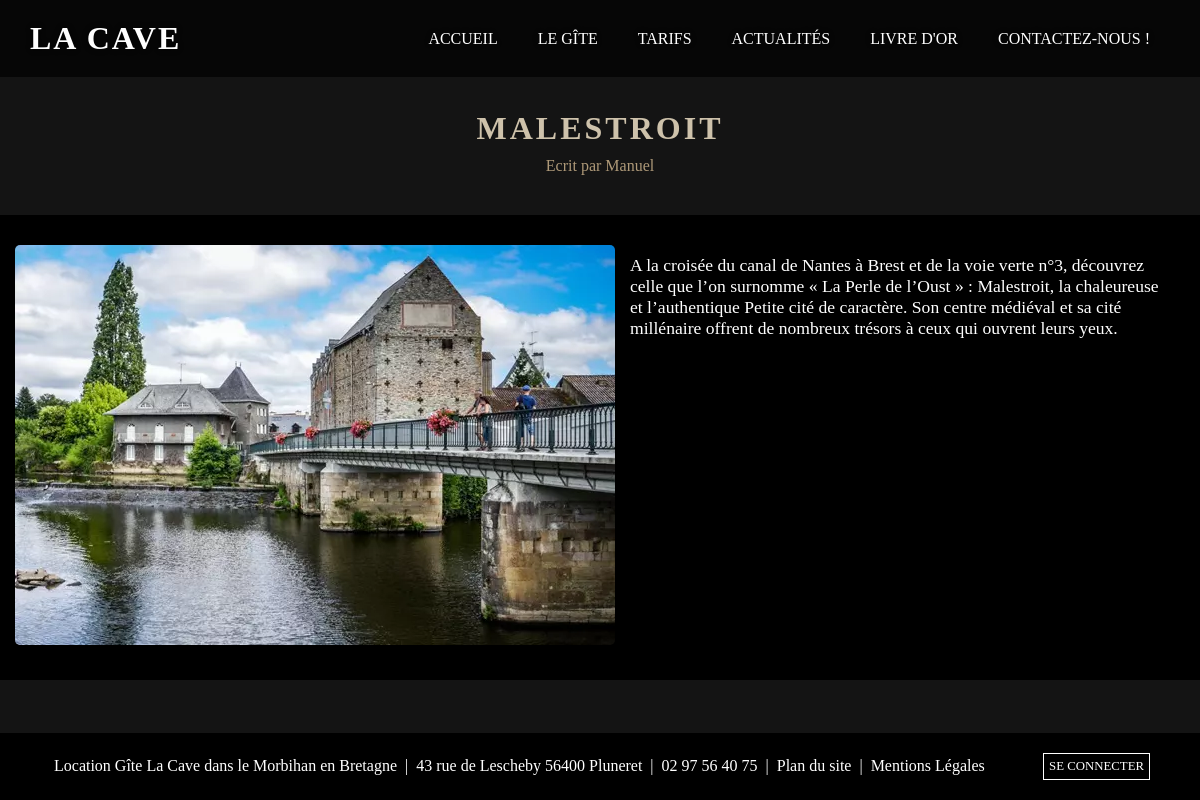
/index.php?action=actualitesSingle&id=33, run on the app's committed database.
### tables this page shows
CREATE TABLE `articles` (
  `id` bigint(20) UNSIGNED NOT NULL,
  `title` varchar(255) DEFAULT NULL,
  `content` text DEFAULT NULL,
  `description_articles` varchar(100) DEFAULT NULL,
  `titre_img_articles` varchar(255) DEFAULT 'Modifier le titre de l image',
  `image_articles` varchar(255) DEFAULT 'app/public/front/images/articles/article-morbihan-bretagne.webp',
  `idarticlesusers` int(11) UNSIGNED NOT NULL
);

CREATE TABLE `users` (
  `id` int(11) UNSIGNED NOT NULL,
  `pseudo` varchar(255) NOT NULL,
  `lastname` varchar(255) NOT NULL,
  `firstname` varchar(255) NOT NULL,
  `email` varchar(255) NOT NULL,
  `pass` varchar(255) NOT NULL,
  `roleusers` varchar(255) NOT NULL,
  `dateinscription` datetime NOT NULL DEFAULT current_timestamp()
);

### app/Controllers/Front/FrontController.php (called while the page is built, shortened)
<?php
class FrontController{
    function actualitesSingle($id){
        $articlesSingle = new \Project\Models\ArticleManager();
        $allArticlesSingle = $articlesSingle->readArticlesSingle($id);
        require 'app/views/front/actualitesSingle.php';
    }
}

### app/Models/ArticleManager.php (called while the page is built, shortened)
<?php
class ArticleManager extends Manager{
    public function readArticlesSingle($id){
        $bdd = $this->bdConnect();
        $req = $bdd->prepare("SELECT articles.*, users.firstname  FROM articles, users WHERE articles.idarticlesusers = users.id AND articles.id = ?");
        $req->execute(array($id));
        return $req;
    }
}

### app/views/front/actualitesSingle.php (the view, shortened to what this page needs)
<?php $allArticleSingle = $allArticlesSingle->fetch() ?>
<article>
    <div class="taille_1170 bloc_titre_actus_single">
        <h1><?= $allArticleSingle['title'] ?></h1>
        <p>Ecrit par <?= $allArticleSingle['firstname'] ?></p>
    </div>
    <div class="taille_max_actus_single">
        <div class="taille_1170 bloc_texte_actus_single">
            <div><img src="<?= $allArticleSingle['image_articles'] ?>" alt="<?= $allArticleSingle['titre_img_articles'] ?>"></div>
            <div>
                 <p><?= nl2br($allArticleSingle['content']) ?></p>
            </div>
        </div>
    </div>
</article>
<?php require 'templates/template.php'; ?>

### app/public/front/css/style.css (style rules this page uses)
:root { --blanc-color: #fff; --noir-color: #000; --rouge-color: #ff0000; --vert-color: #49AB44; --fd-body-marron-color: #141414; --gen_beige-clair-color: #cec2ab; --beige-fonce-color: #b5a992; --fd-menu-beige: #ae9978; --gris-fonce-color: #444; --gris-clair-color: #e0e0e0; --fd-card-actus-gris-color: #f0f0f0; --champ-contact-color: rgba(0, 0, 0, 0); --champ-contact-hover-color: rgba(0, 0, 0, 0.1); --fd-slide-noir-opac: rgba(0,0,0,0.8); --fd-menu-noir-opac:rgba(0,0,0,0.7); --fd-parallax-noir-opac: rgba(0, 0, 0, 1); --fd-bloc-erreur: rgba(255,59,10,0.5); }
* { margin: 0; padding: 0; box-sizing: border-box; font-family: 'Times New Roman', Times, serif; }
body { background-color: var(--fd-body-marron-color); color: var(--gen_beige-clair-color); display: flex; flex-direction: column; min-height: 100vh; }
.taille_1170 { max-width: 1170px; width: 100%; margin: 0 auto; }
.bloc_titre_actus_single { text-align: center; margin-top: 110px; margin-bottom: 40px; }
.bloc_titre_actus_single h1 { font-size: 2rem; text-transform: uppercase; letter-spacing: 3px; margin-bottom: 10px; font-family: cinzel; }
.bloc_titre_actus_single p { color: var(--fd-menu-beige); }
.taille_max_actus_single { background-color: var(--noir-color); padding: 30px 0; }
.bloc_texte_actus_single { display: flex; font-size: 1.1rem; color: var(--blanc-color); }
.bloc_texte_actus_single img { width: 600px; height: 400px; border-radius: 5px; -webkit-border-radius: 5px; -moz-border-radius: 5px; -ms-border-radius: 5px; -o-border-radius: 5px; }
.bloc_texte_actus_single p { margin: 10px 15px 0 15px; }

### data on the page
articles: title "MALESTROIT", idarticlesusers.firstname "Manuel", image_articles (picture), content "A la croisée du canal de Nantes à Brest et de la voie verte n°3, découvrez celle que l’on surnomme « La Perle de l’Oust » : Malestroit, la chaleureuse et l’authentique Petite cité de caractère. Son centre médiéval et sa cité millénaire offrent de nombreux trésors à ceux qui ouvrent leurs yeux."
